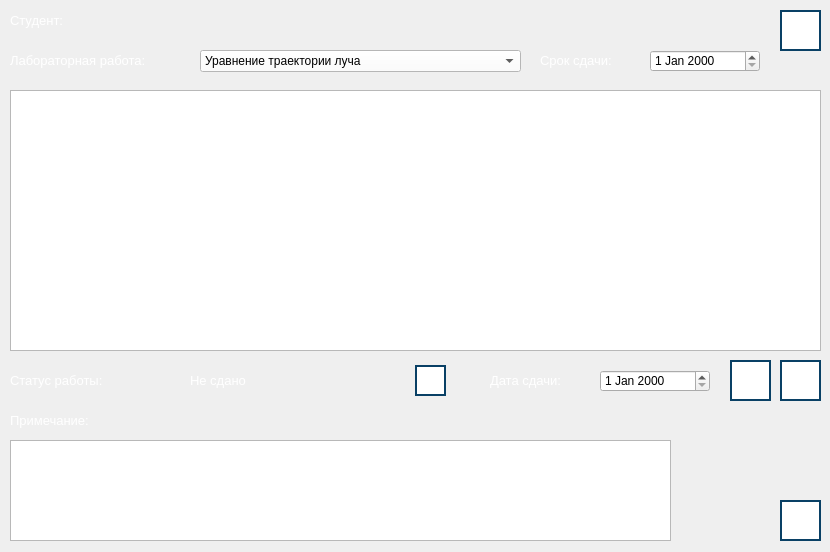
<?xml version="1.0" encoding="UTF-8"?>
<ui version="4.0">
 <class>PracticWindow</class>
 <widget class="QDialog" name="PracticWindow">
  <property name="geometry">
   <rect>
    <x>0</x>
    <y>0</y>
    <width>830</width>
    <height>552</height>
   </rect>
  </property>
  <property name="windowTitle">
   <string>Лабораторные работы | Ray Tracing | Beta 1.0v</string>
  </property>
  <widget class="QLabel" name="label_work">
   <property name="geometry">
    <rect>
     <x>10</x>
     <y>50</y>
     <width>191</width>
     <height>21</height>
    </rect>
   </property>
   <property name="font">
    <font>
     <pointsize>10</pointsize>
    </font>
   </property>
   <property name="styleSheet">
    <string notr="true">color: rgb(255, 255, 255);
</string>
   </property>
   <property name="text">
    <string>Лабораторная работа:</string>
   </property>
  </widget>
  <widget class="QComboBox" name="comboBox_works">
   <property name="geometry">
    <rect>
     <x>200</x>
     <y>50</y>
     <width>321</width>
     <height>22</height>
    </rect>
   </property>
   <property name="styleSheet">
    <string notr="true">background-color: rgb(255, 255, 255);
color: rgb(0, 0, 0);
</string>
   </property>
   <item>
    <property name="text">
     <string>Уравнение траектории луча</string>
    </property>
   </item>
   <item>
    <property name="text">
     <string>Уравнение сферы</string>
    </property>
   </item>
   <item>
    <property name="text">
     <string>Добавление освещения</string>
    </property>
   </item>
   <item>
    <property name="text">
     <string>Добавление теней и отражений</string>
    </property>
   </item>
   <item>
    <property name="text">
     <string>Трассировщик лучей</string>
    </property>
   </item>
  </widget>
  <widget class="QTextBrowser" name="text_lab_work">
   <property name="geometry">
    <rect>
     <x>10</x>
     <y>90</y>
     <width>811</width>
     <height>261</height>
    </rect>
   </property>
   <property name="html">
    <string>&lt;!DOCTYPE HTML PUBLIC &quot;-//W3C//DTD HTML 4.0//EN&quot; &quot;http://www.w3.org/TR/REC-html40/strict.dtd&quot;&gt;
&lt;html&gt;&lt;head&gt;&lt;meta name=&quot;qrichtext&quot; content=&quot;1&quot; /&gt;&lt;style type=&quot;text/css&quot;&gt;
p, li { white-space: pre-wrap; }
&lt;/style&gt;&lt;/head&gt;&lt;body style=&quot; font-family:'MS Shell Dlg 2'; font-size:7.8pt; font-weight:400; font-style:normal;&quot;&gt;
&lt;p style=&quot;-qt-paragraph-type:empty; margin-top:0px; margin-bottom:0px; margin-left:0px; margin-right:0px; -qt-block-indent:0; text-indent:0px;&quot;&gt;&lt;br /&gt;&lt;/p&gt;&lt;/body&gt;&lt;/html&gt;</string>
   </property>
  </widget>
  <widget class="QLabel" name="label_name_status">
   <property name="geometry">
    <rect>
     <x>10</x>
     <y>370</y>
     <width>131</width>
     <height>21</height>
    </rect>
   </property>
   <property name="font">
    <font>
     <pointsize>10</pointsize>
    </font>
   </property>
   <property name="styleSheet">
    <string notr="true">color: rgb(255, 255, 255);
</string>
   </property>
   <property name="text">
    <string>Статус работы:</string>
   </property>
  </widget>
  <widget class="QLabel" name="label_status">
   <property name="geometry">
    <rect>
     <x>190</x>
     <y>370</y>
     <width>211</width>
     <height>21</height>
    </rect>
   </property>
   <property name="font">
    <font>
     <pointsize>10</pointsize>
    </font>
   </property>
   <property name="styleSheet">
    <string notr="true">color: rgb(255, 255, 255);
</string>
   </property>
   <property name="text">
    <string>&lt;html&gt;&lt;head/&gt;&lt;body&gt;&lt;p&gt;&lt;span style=&quot; color:#ffffff;&quot;&gt;Не сдано&lt;/span&gt;&lt;/p&gt;&lt;/body&gt;&lt;/html&gt;</string>
   </property>
  </widget>
  <widget class="QPushButton" name="button_help">
   <property name="geometry">
    <rect>
     <x>780</x>
     <y>10</y>
     <width>41</width>
     <height>41</height>
    </rect>
   </property>
   <property name="toolTip">
    <string>Получить справку</string>
   </property>
   <property name="styleSheet">
    <string notr="true">QPushButton {
    background-color: rgb(255, 255, 255);
    border: 2px solid #094065;
}

QPushButton:pressed {
    background-color:  rgb(118, 118, 118);
}
</string>
   </property>
   <property name="text">
    <string/>
   </property>
   <property name="icon">
    <iconset>
     <normaloff>images/help-button.png</normaloff>images/help-button.png</iconset>
   </property>
   <property name="iconSize">
    <size>
     <width>36</width>
     <height>36</height>
    </size>
   </property>
  </widget>
  <widget class="QPushButton" name="button_send_work">
   <property name="geometry">
    <rect>
     <x>730</x>
     <y>360</y>
     <width>41</width>
     <height>41</height>
    </rect>
   </property>
   <property name="toolTip">
    <string>Отправить работу на проверку</string>
   </property>
   <property name="styleSheet">
    <string notr="true">QPushButton {
    background-color: rgb(255, 255, 255);
    border: 2px solid #094065;
}

QPushButton:pressed {
    background-color:  rgb(118, 118, 118);
}
</string>
   </property>
   <property name="text">
    <string/>
   </property>
   <property name="icon">
    <iconset>
     <normaloff>images/attach-button.png</normaloff>images/attach-button.png</iconset>
   </property>
   <property name="iconSize">
    <size>
     <width>32</width>
     <height>32</height>
    </size>
   </property>
  </widget>
  <widget class="QPushButton" name="button_edit_work">
   <property name="geometry">
    <rect>
     <x>780</x>
     <y>360</y>
     <width>41</width>
     <height>41</height>
    </rect>
   </property>
   <property name="toolTip">
    <string>Отредактировать работу</string>
   </property>
   <property name="styleSheet">
    <string notr="true">QPushButton {
    background-color: rgb(255, 255, 255);
    border: 2px solid #094065;
}

QPushButton:pressed {
    background-color:  rgb(118, 118, 118);
}
</string>
   </property>
   <property name="text">
    <string/>
   </property>
   <property name="icon">
    <iconset>
     <normaloff>images/edit-lab-button.png</normaloff>images/edit-lab-button.png</iconset>
   </property>
   <property name="iconSize">
    <size>
     <width>32</width>
     <height>32</height>
    </size>
   </property>
  </widget>
  <widget class="QLabel" name="label_name_student">
   <property name="geometry">
    <rect>
     <x>10</x>
     <y>10</y>
     <width>191</width>
     <height>21</height>
    </rect>
   </property>
   <property name="font">
    <font>
     <pointsize>10</pointsize>
    </font>
   </property>
   <property name="styleSheet">
    <string notr="true">color: rgb(255, 255, 255);
</string>
   </property>
   <property name="text">
    <string>&lt;html&gt;&lt;head/&gt;&lt;body&gt;&lt;p&gt;Студент:&lt;/p&gt;&lt;/body&gt;&lt;/html&gt;</string>
   </property>
  </widget>
  <widget class="QLabel" name="label_student">
   <property name="geometry">
    <rect>
     <x>200</x>
     <y>10</y>
     <width>331</width>
     <height>21</height>
    </rect>
   </property>
   <property name="font">
    <font>
     <pointsize>10</pointsize>
    </font>
   </property>
   <property name="styleSheet">
    <string notr="true">color: rgb(255, 255, 255);
</string>
   </property>
   <property name="text">
    <string>&lt;html&gt;&lt;head/&gt;&lt;body&gt;&lt;p&gt;&lt;br/&gt;&lt;/p&gt;&lt;/body&gt;&lt;/html&gt;</string>
   </property>
  </widget>
  <widget class="QPushButton" name="button_exit">
   <property name="geometry">
    <rect>
     <x>780</x>
     <y>500</y>
     <width>41</width>
     <height>41</height>
    </rect>
   </property>
   <property name="toolTip">
    <string>Закрыть окно</string>
   </property>
   <property name="styleSheet">
    <string notr="true">QPushButton {
    background-color: rgb(255, 255, 255);
    border: 2px solid #094065;
}

QPushButton:pressed {
    background-color:  rgb(118, 118, 118);
}
</string>
   </property>
   <property name="text">
    <string/>
   </property>
   <property name="icon">
    <iconset>
     <normaloff>images/exit-button.png</normaloff>images/exit-button.png</iconset>
   </property>
   <property name="iconSize">
    <size>
     <width>32</width>
     <height>32</height>
    </size>
   </property>
  </widget>
  <widget class="QPushButton" name="button_update">
   <property name="geometry">
    <rect>
     <x>415</x>
     <y>365</y>
     <width>31</width>
     <height>31</height>
    </rect>
   </property>
   <property name="toolTip">
    <string>Обновить статус работы</string>
   </property>
   <property name="styleSheet">
    <string notr="true">QPushButton {
    background-color: rgb(255, 255, 255);
    border: 2px solid #094065;
}

QPushButton:pressed {
    background-color:  rgb(118, 118, 118);
}
</string>
   </property>
   <property name="text">
    <string/>
   </property>
   <property name="icon">
    <iconset>
     <normaloff>images/update-button.png</normaloff>images/update-button.png</iconset>
   </property>
  </widget>
  <widget class="QLabel" name="label_note">
   <property name="geometry">
    <rect>
     <x>10</x>
     <y>410</y>
     <width>111</width>
     <height>21</height>
    </rect>
   </property>
   <property name="font">
    <font>
     <pointsize>10</pointsize>
    </font>
   </property>
   <property name="styleSheet">
    <string notr="true">color: rgb(255, 255, 255);
</string>
   </property>
   <property name="text">
    <string>Примечание:</string>
   </property>
  </widget>
  <widget class="QTextBrowser" name="text_note">
   <property name="geometry">
    <rect>
     <x>10</x>
     <y>440</y>
     <width>661</width>
     <height>101</height>
    </rect>
   </property>
  </widget>
  <widget class="QLabel" name="label_date_delivery">
   <property name="geometry">
    <rect>
     <x>490</x>
     <y>370</y>
     <width>101</width>
     <height>21</height>
    </rect>
   </property>
   <property name="font">
    <font>
     <pointsize>10</pointsize>
    </font>
   </property>
   <property name="styleSheet">
    <string notr="true">color: rgb(255, 255, 255);
</string>
   </property>
   <property name="text">
    <string>Дата сдачи:</string>
   </property>
  </widget>
  <widget class="QLabel" name="label_deadline">
   <property name="geometry">
    <rect>
     <x>540</x>
     <y>50</y>
     <width>101</width>
     <height>21</height>
    </rect>
   </property>
   <property name="font">
    <font>
     <pointsize>10</pointsize>
    </font>
   </property>
   <property name="styleSheet">
    <string notr="true">color: rgb(255, 255, 255);
</string>
   </property>
   <property name="text">
    <string>Срок сдачи:</string>
   </property>
  </widget>
  <widget class="QDateEdit" name="date_delivery">
   <property name="geometry">
    <rect>
     <x>600</x>
     <y>370</y>
     <width>110</width>
     <height>22</height>
    </rect>
   </property>
  </widget>
  <widget class="QDateEdit" name="deadline">
   <property name="geometry">
    <rect>
     <x>650</x>
     <y>50</y>
     <width>110</width>
     <height>22</height>
    </rect>
   </property>
  </widget>
 </widget>
 <resources/>
 <connections/>
</ui>
